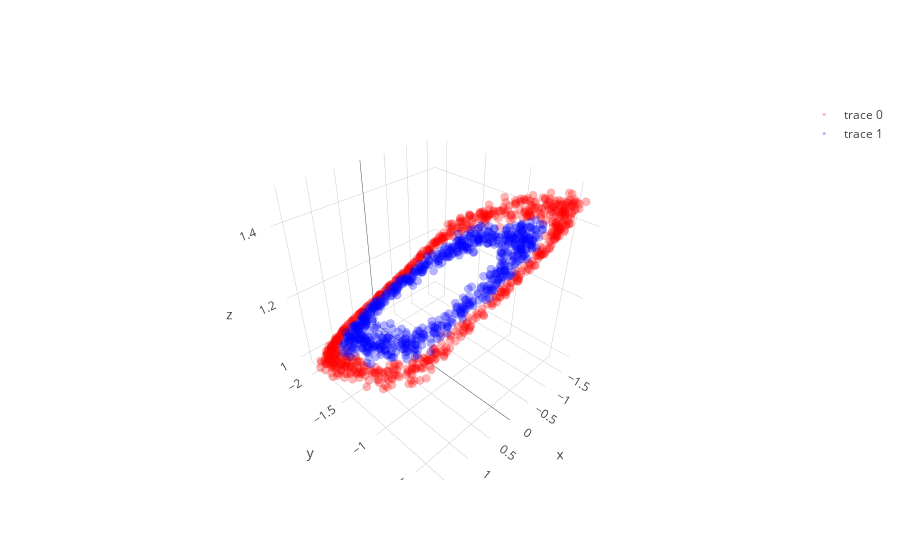
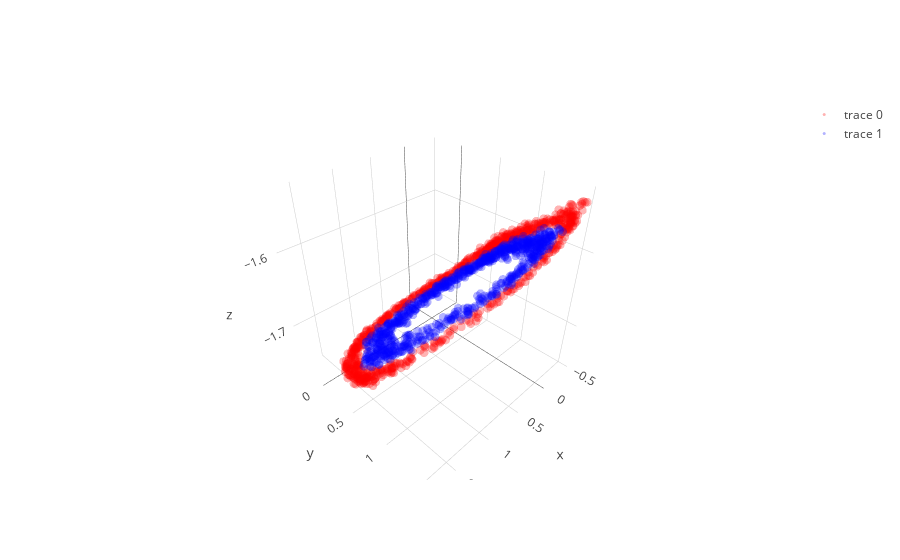

Source (notebook cell) for these figures, in order:
### Code cell
learning_rate = 0.00000008; beta1=0.9; beta2=0.999; adam_e = 1e-8 

l1 = PCA_layer(2,3);  l1b= batch_norm()
l2 = PCA_layer(3,3);  l2b= batch_norm()
l3 = PCA_layer(3,2)

mini_batch_size    = 20
training_iteration = 100

copyX = np.copy(X)
for iter in range(training_iteration):

    copyX = shuffle(copyX)
    for current_batch_index in range(0,len(X),mini_batch_size):
        current_batch = copyX[current_batch_index:current_batch_index+mini_batch_size]
        layer1,layer1_var = l1.feed_non(current_batch,0)
#         layer1bn = l1b.feed(layer1)
        layer2,layer2_var = l2.feed_non(layer1,0)
#         layer2bn = l2b.feed(layer2)
        layer3,layer3_var = l3.feed_linear(layer2)

        sys.stdout.write("Iter: " + str(iter) + " " + str(layer1_var.mean() + layer2_var.mean() + layer3_var.mean()) + '\r')
        sys.stdout.flush()
        
        grad3   = l3.back_linear()
#         grad2bn = l2b.back(grad3)
        grad2   = l2.back_non(grad3,cancel=0,sign_value=-1)
#         grad1bn = l1b.back(grad2)
        grad1   = l1.back_non(grad2,cancel=0,sign_value=-1)
   
layer1,layer1_var = l1.feed_non(X,0)
# layer1bn = l1b.feed(layer1)
layer2,layer2_var = l2.feed_non(layer1,0)
# layer2bn = l2b.feed(layer2)
layer3,layer3_var = l3.feed_linear(layer2)

trace1 = go.Scatter3d(
    x=layer1[y==0,0],
    y=layer1[y==0,1],
    z=layer1[y==0,2],
    mode='markers',
    line=dict(color='red',width=0.5),
    marker=dict(size=3,opacity=0.3)
)
trace2 = go.Scatter3d(
    x=layer1[y==1,0],
    y=layer1[y==1,1],
    z=layer1[y==1,2],
    mode='markers',
    line=dict(color='blue',width=0.5),
    marker=dict(size=3,opacity=0.3)
)
data = [trace1,trace2]
fig  = go.Figure(data=data)
iplot(fig)

trace1 = go.Scatter3d(
    x=layer2[y==0,0],
    y=layer2[y==0,1],
    z=layer2[y==0,2],
    mode='markers',
    line=dict(color='red',width=0.5),
    marker=dict(size=3,opacity=0.3)
)
trace2 = go.Scatter3d(
    x=layer2[y==1,0],
    y=layer2[y==1,1],
    z=layer2[y==1,2],
    mode='markers',
    line=dict(color='blue',width=0.5),
    marker=dict(size=3,opacity=0.3)
)
data = [trace1,trace2]
fig  = go.Figure(data=data)
iplot(fig)

plt.figure(figsize=(8,6))
plt.scatter(layer3[y==0, 0], layer3[y==0, 1], color='red', alpha=0.5)
plt.scatter(layer3[y==1, 0], layer3[y==1, 1], color='blue', alpha=0.5)
plt.show()

### Figure 1 — Plotly figure (JSON) as saved in the notebook; plotly's stock layout.template omitted (floating-point values rounded to 4 significant figures; data arrays with more than 128 entries replaced by an {"elided": "..."} marker saying what was removed)
{"data": [{"line": {"color": "red", "width": 0.5}, "marker": {"opacity": 0.3, "size": 3}, "mode": "markers", "type": "scatter3d", "uid": "6d2744d8-15db-4e86-8ac0-1a45e5771f9f", "x": {"elided": "750 float values"}, "y": {"elided": "750 float values"}, "z": {"elided": "750 float values"}}, {"line": {"color": "blue", "width": 0.5}, "marker": {"opacity": 0.3, "size": 3}, "mode": "markers", "type": "scatter3d", "uid": "7d3197ef-2474-40ff-8b55-0d3d63a5970b", "x": {"elided": "750 float values"}, "y": {"elided": "750 float values"}, "z": {"elided": "750 float values"}}], "layout": {}}

### Figure 2 — Plotly figure (JSON) as saved in the notebook; plotly's stock layout.template omitted (floating-point values rounded to 4 significant figures; data arrays with more than 128 entries replaced by an {"elided": "..."} marker saying what was removed)
{"data": [{"line": {"color": "red", "width": 0.5}, "marker": {"opacity": 0.3, "size": 3}, "mode": "markers", "type": "scatter3d", "uid": "59a8264d-9cad-48a6-b6a8-94f1690ef1fc", "x": {"elided": "750 float values"}, "y": {"elided": "750 float values"}, "z": {"elided": "750 float values"}}, {"line": {"color": "blue", "width": 0.5}, "marker": {"opacity": 0.3, "size": 3}, "mode": "markers", "type": "scatter3d", "uid": "1070b23e-e5f3-4460-8a1b-074205fd23c9", "x": {"elided": "750 float values"}, "y": {"elided": "750 float values"}, "z": {"elided": "750 float values"}}], "layout": {}}
